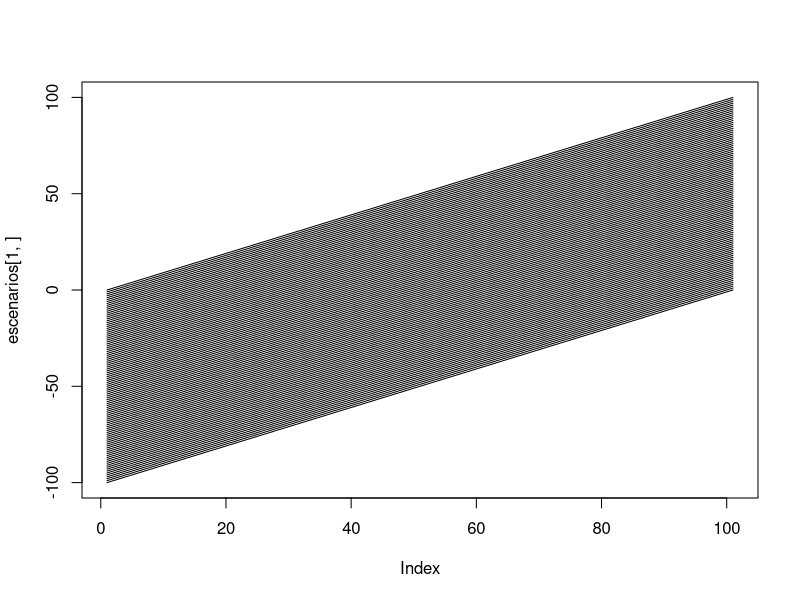

The R source for this figure:

p = seq(0,1,by=0.01)
a = seq(0,1,by=0.01)
R = 100

escenarios = matrix(nrow=length(a),ncol=length(p))
for (i in seq(1,length(a)) ){
  for(j in seq(length(p))){
    escenarios[i,j] = R*(p[j]-a[i])
  }
}

plot(escenarios[1,],type="l",ylim = c(-R,R))
for(i in seq(2,length(a))){
  lines(escenarios[i,],type="l")
}
